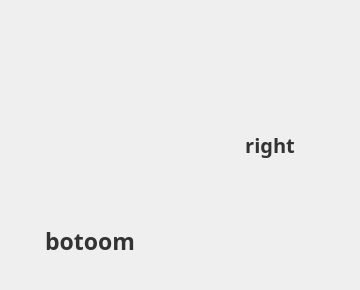
<?xml version="1.0" encoding="UTF-8"?>
<ui version="4.0">
 <class>TubeUiItem</class>
 <widget class="QWidget" name="TubeUiItem">
  <property name="geometry">
   <rect>
    <x>0</x>
    <y>0</y>
    <width>360</width>
    <height>290</height>
   </rect>
  </property>
  <property name="windowTitle">
   <string>Form</string>
  </property>
  <property name="styleSheet">
   <string notr="true">#TubeUiItem[state='1'] {
	background-color: rgb(224, 255, 238);
}

#TubeUiItem[state='0'] {
	background-color:rgb(255, 255, 255);
}
</string>
  </property>
  <layout class="QHBoxLayout" name="horizontalLayout_2" stretch="0,0">
   <property name="spacing">
    <number>0</number>
   </property>
   <property name="leftMargin">
    <number>0</number>
   </property>
   <property name="topMargin">
    <number>0</number>
   </property>
   <property name="rightMargin">
    <number>0</number>
   </property>
   <property name="bottomMargin">
    <number>0</number>
   </property>
   <item>
    <layout class="QVBoxLayout" name="verticalLayout" stretch="87,45">
     <item>
      <layout class="QHBoxLayout" name="horizontalLayout" stretch="0">
       <property name="spacing">
        <number>0</number>
       </property>
       <item>
        <widget class="QWidget" name="widget_image" native="true">
         <property name="styleSheet">
          <string notr="true">image: url(:/suzhou/tube_incomplete.png);</string>
         </property>
        </widget>
       </item>
      </layout>
     </item>
     <item>
      <widget class="QLabel" name="label_bottom">
       <property name="styleSheet">
        <string notr="true">width: 12px;
height: 18px;
font-family: PingFang SC;
font-weight: 500;
font-size: 23px;
color: #333333;
line-height: 34px;</string>
       </property>
       <property name="text">
        <string>botoom</string>
       </property>
       <property name="alignment">
        <set>Qt::AlignCenter</set>
       </property>
      </widget>
     </item>
    </layout>
   </item>
   <item>
    <widget class="QLabel" name="label_right">
     <property name="minimumSize">
      <size>
       <width>50</width>
       <height>0</height>
      </size>
     </property>
     <property name="styleSheet">
      <string notr="true">width: 37px;
height: 19px;
font-family: PingFang SC;
font-weight: 500;
font-size: 20px;
color: #333333;
line-height: 42px;</string>
     </property>
     <property name="text">
      <string>right</string>
     </property>
     <property name="alignment">
      <set>Qt::AlignCenter</set>
     </property>
    </widget>
   </item>
  </layout>
 </widget>
 <resources/>
 <connections/>
</ui>
